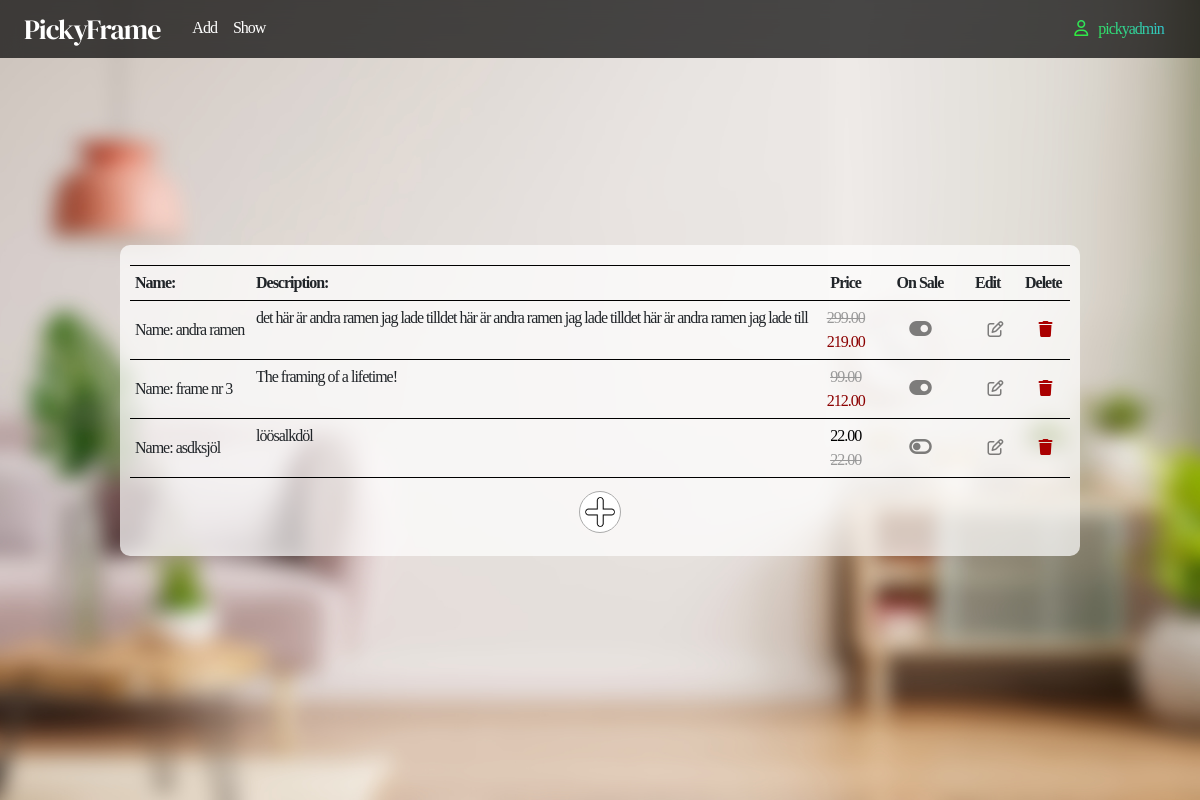
/show (signed in), run on the app's committed database.
### productsadmin/models.py (models this page shows, shortened)
class Product(models.Model):
    name = models.CharField(max_length=30, null=False, blank=False)
    price = models.DecimalField(null=False, blank=False, max_digits=5, decimal_places=2)
    desc = models.CharField(max_length=300, null=False, blank=False)
    pic = models.CharField(max_length=30, null=False, blank=False, default='pic.jpg')
    sale = models.BooleanField(null=False, blank=False, default=False)
    sale_price = models.DecimalField(null=False, blank=False, max_digits=5, decimal_places=2)
    likes = models.ManyToManyField(User, related_name="likes", blank=True)

### productsadmin/views.py (the view)
# urls.py: path('show', views.show, name='show'),
def show(request):
    if request.user.is_superuser:
        products = Product.objects.all().order_by('id')
        context = {
            'products': products
        }
        return render(request, 'admin/show_prod.html', context)
    else:
        messages.warning(request, "You are not authorized for this")
        return redirect('show_prod')

### productsadmin/templates/admin/show_prod.html (shortened to what this page needs)
{% extends "admin/admin.html" %}
{% load static %}
{% block content %}
<article class="article">
    <table>
        <tr>
            <td colspan="6">
            </td>
        </tr>
        <tr>
            <th>Name: </th>
            <th class="d-none d-sm-none d-md-block d-lg-block">Description:</th>
            <th style="text-align: center;">Price</th>
            <th style="text-align: center;width: 100px;">On Sale</th>
            <th style="width: 50px;">Edit</th>
            <th style="width: 50px;">Delete</th>
        </tr>
        {% for product in products %}
        <tr>
            <td>Name: {{product.name}}</td>
            <td class="d-none d-sm-none d-md-block d-lg-block">{{ product.desc}}</td>
            <td style="80px; text-align: center;">
                {% if product.sale == False %}
                <p style="color: #000; margin: 0;">{{ product.price }}</p>
                    <strike class="mute">{{ product.sale_price }}</strike>
                {% endif %}
                {% if product.sale == True %}
                    <strike class="mute">{{ product.price }}</strike>
                    <p style="color: darkred; margin: 0;">{{ product.sale_price }}</p>
                {% endif %}
            </td>
            <td style="text-align: center;"><a href="/toggle/{{ product.id }}">
                {% if product.sale == True %}
                <i class="fa-solid fa-toggle-on fa-lg"></i>
                {% else %}
                <i class="fa-solid fa-toggle-off fa-lg"></i>
                {% endif %}
                </a>
            </td>
            <td style="text-align: center;"><a href="/edit/{{ product.id }}"><i class="fa-regular fa-pen-to-square"></i></a></td>
            <td style="text-align: center;">
                <details>
                    <summary><i class="fa-solid fa-trash" style="color: #aa0000;"></i></summary>
                </details>
            </td>
        </tr>
        {% empty %}
            <tr>
                <td>
                    There are no products yet
                </td>
            </tr>
        {% endfor %}
            <tr class="noborder">
                <td colspan="6">
                    <button class="btn link-btn centered my-2 add"><a href="/add"><img class="icon_add" src="{% static  'img/' %}plus.png"></a></button>
                </td>
            </tr>
    </table>
</article>
{% endblock %}

### productsadmin/templates/admin/admin.html (shortened to what this page needs)
{% load static %}
<!DOCTYPE html>
<html lang="en">
<head>
    <link href="{% static 'css/bootstrap.css' %}" rel="stylesheet">
    <link href="{% static 'css/style.css' %}" rel="stylesheet" type="text/css">
  </head>
  <body>
    <nav class="navbar navbar-dark nav navbar-expand fixed-top">
      <div class="d-inline">
        <ul class="navbar-nav">
          <li><a href="/" class="navbar-brand mx-4">PickyFrame</a></li>
          {% if user.is_superuser %}
          <li class="nav-item"><a href="{% url 'add_prod' %}" class="nav-link">Add</a></li>
          <li class="nav-item"><a href="{% url 'show' %}" class="nav-link">Show</a></li>
          {% endif %}
        </ul>
      </div>
      <div class="user">
        {% if user.is_authenticated %}
        <a class="nav-link icon active mx-3" data-toggle="modal" data-target="#user_modal"><i class="fa-regular fa-user mx-2"></i> {{ user }}</a>
        {% endif %}
      </div>
    </nav>
    <article class="container-fluid callout-container centered">
      {% block content %}
      {% endblock %}
    </article>
  </body>
  </html>

### productsadmin/static/css/style.css (style rules this page uses)
body { font-family: Didot, Serif; }
.centered { margin: auto auto; display: flex; justify-content: center; }
.nav { background-color: rgba(0, 0, 0, 0.7); backdrop-filter: blur(10px); -webkit-backdrop-filter: blur(10px); }
.nav-link { color: #fff; }
.navbar-brand { color: #fff; }
.callout-container { height: 100vh; background: url(../img/bg_livingroom_blur.jpg) no-repeat center center fixed; -webkit-background-size: cover; -moz-background-size: cover; -d-background-size: cover; background-size: cover; margin-right: 0px; display: flex; align-items: center; justify-content: center; }
.link-btn { display: flex; align-items: center; justify-content: center; padding: 5px; border-radius: 15px; cursor: pointer; text-decoration: none; color: #000; border: 1px solid #aaa; background-color: #fff; }
.fa-trash { color: rgb(130, 6, 6); }
.mute { color: #999; }
details > summary:first-of-type { list-style-type: none; }
.article { background-color: rgba(255, 255, 255, 0.7); padding: 10px; margin: 0 auto; top: 60px; border-radius: 10px; }
article > table { width: 100%; }
td,th { padding: 5px; }
th { text-align: Left; min-height: 30px; vertical-align: baseline; }
tr { border-bottom: 1px solid #000; }
.noborder { border: none; }
@media screen and (min-width: 400px) { article { width: 80vw; margin: 0 auto; } }
.user { z-index: 1031; position: absolute; display: flex; justify-content: center; align-items: center; width: 170px; right: 0px; height: 65px; }
.icon_add { width: 30px; height: 30px; border: none; background-color: transparent; }
.add { border-radius: 50px; }

### data on the page
Product: name "andra ramen", desc "det här är andra ramen jag lade tilldet här är andra ramen jag lade tilldet här är andra ramen jag lade till", price "299.00", sale_price "219.00", sale True (drawn)
Product: name "frame nr 3", desc "The framing of a lifetime!", price "99.00", sale_price "212.00", sale True (drawn)
Product: name "asdksjöl", desc "löösalkdöl", price "22.00", sale_price "22.00", sale False (drawn)

### other printed values
{{ user }} "pickyadmin"
